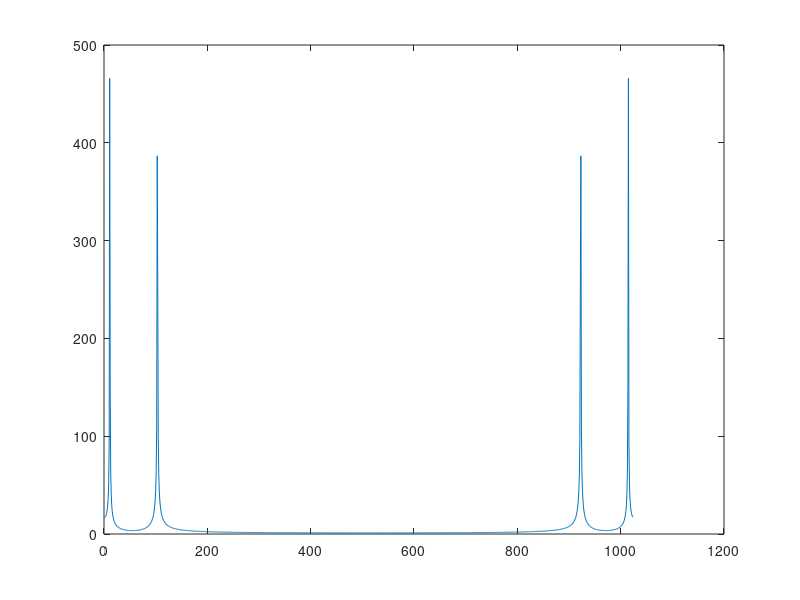

The MATLAB script that drew this image:
% program is improved 14.02.2011 by L.V. Zotov
clear;


%--------- Part 1---------------------
% fft of artificial signal

N_signal=1024;
% generating two-sin signal
%for (k=1:1:N_signal)
%    signal(k)=sin(2*pi/10*(k-1))+sin(2*pi/100*(k-1));
%end;

k=1:1:N_signal;
signal=sin(2*pi/10*(k-1))+sin(2*pi/100*(k-1));

% try to add noise with Coef*randn([1,N_signal])

plot(signal);

%fast Fourier transform calculation

Ftrns_signal=fft(signal);

%amplitude spectrum calculation
apl_spectrum=abs(Ftrns_signal);

plot(apl_spectrum);

return
%----------- Part 2-----------------------------------------
% download file http://hpiers.obspm.fr/iers/eop/eopc01/eopc01.1900-now.dat
% to the folder (change if needed):
% cd C:\work\course\filtr\eng\Lab1;

fin=fopen('eopc01.1900-now.dat','rt');
fgetl(fin);
A=fscanf(fin,'%f',[11 inf]);% A - array of data
fclose(fin);

%determining the size of the signal
l=size(A);
N=l(2);

%selecting the rows of the Array
Date=A(1,1:N);
X_pole=A(2,1:N);
Y_pole=A(4,1:N);
dt=Date(2)-Date(1);

plot(Date(2:N)-Date(1:N-1))

plot3(X_pole,Y_pole,Date)

plot(X_pole);

%selecting the length of the part of the signal will be trasformed
N_ft=N;
%fast Fourier transform calculation
Ftrns_X=fft(X_pole,N_ft);


% frequency calculation
% for the half of the spectrum not counting 1 coefficient - an avarage
% N_ft is odd or even - ? 
N_half=round((N_ft-1)/2);
freq=(1:N_half)/N_ft/dt;

%amplitude spectrum calculation

ampl_spectrum_X=abs(Ftrns_X)/N_ft;

% we plot spectrum multiplied by two to take into account energy in the
% second part
plot(freq, 2*ampl_spectrum_X(2:N_half+1));
title('amplitude spectrum - module of Fourier-transformation ')
xlabel('frequency')

% periods=1./freq;
% plot(periods, 2*apl_spectrum_X(2:N_half+1));
% title('periodogramm')
% xlabel('frequency')
% 


%------------ now let's calculate the complex spectrum
%functions path
 %  slow Fourier transform    
addpath( './functions')
XY=X_pole-i*Y_pole;
[ spectrXY, freqXY] = spect_fftn(Date,XY);

plot(freqXY', abs(spectrXY)')   
title('amplitude spectrum - module of Fourier-transformation ')
xlabel('frequency, cycles per year')



%Co L.V. Zotov